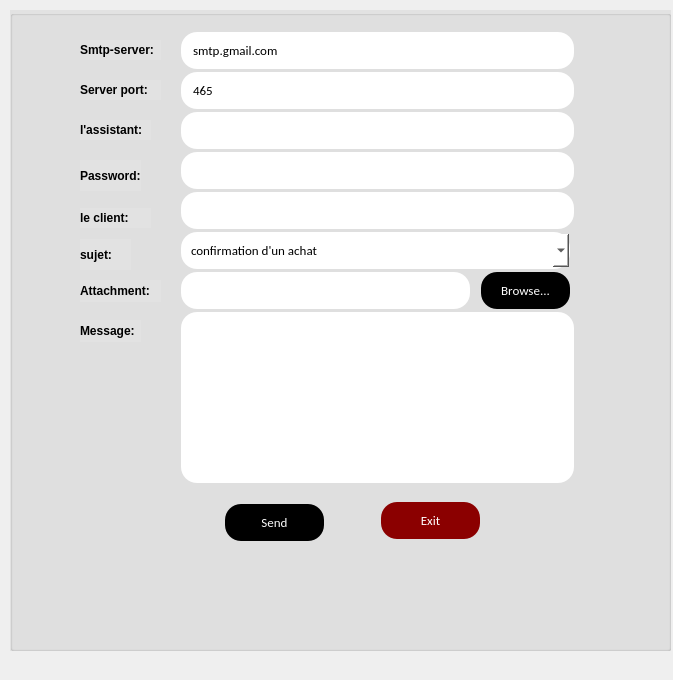
<?xml version="1.0" encoding="UTF-8"?>
<ui version="4.0">
 <class>EnvoyerMail</class>
 <widget class="QDialog" name="EnvoyerMail">
  <property name="geometry">
   <rect>
    <x>0</x>
    <y>0</y>
    <width>673</width>
    <height>680</height>
   </rect>
  </property>
  <property name="windowTitle">
   <string>Dialog</string>
  </property>
  <widget class="QGroupBox" name="groupBox">
   <property name="geometry">
    <rect>
     <x>10</x>
     <y>10</y>
     <width>661</width>
     <height>641</height>
    </rect>
   </property>
   <property name="styleSheet">
    <string notr="true">background-color:rgb(226, 226, 226);</string>
   </property>
   <property name="title">
    <string/>
   </property>
   <widget class="QLabel" name="label">
    <property name="geometry">
     <rect>
      <x>70</x>
      <y>30</y>
      <width>81</width>
      <height>20</height>
     </rect>
    </property>
    <property name="font">
     <font>
      <weight>75</weight>
      <bold>true</bold>
     </font>
    </property>
    <property name="text">
     <string>Smtp-server:</string>
    </property>
   </widget>
   <widget class="QLabel" name="label_8">
    <property name="geometry">
     <rect>
      <x>70</x>
      <y>270</y>
      <width>81</width>
      <height>22</height>
     </rect>
    </property>
    <property name="font">
     <font>
      <weight>75</weight>
      <bold>true</bold>
     </font>
    </property>
    <property name="text">
     <string>Attachment:</string>
    </property>
   </widget>
   <widget class="QLineEdit" name="server">
    <property name="geometry">
     <rect>
      <x>170</x>
      <y>20</y>
      <width>395</width>
      <height>41</height>
     </rect>
    </property>
    <property name="styleSheet">
     <string notr="true">background-color: white	;
  border: none;
  color: black;
  padding: 10px;
  text-align: center;
  text-decoration: none;
font-family:calibri;
  display: inline-block;
  font-size: 13px;
  margin: 2px 1px;
  border-radius : 16px;</string>
    </property>
    <property name="text">
     <string>smtp.gmail.com</string>
    </property>
    <property name="readOnly">
     <bool>true</bool>
    </property>
   </widget>
   <widget class="QLabel" name="label_3">
    <property name="geometry">
     <rect>
      <x>70</x>
      <y>110</y>
      <width>71</width>
      <height>20</height>
     </rect>
    </property>
    <property name="font">
     <font>
      <weight>75</weight>
      <bold>true</bold>
     </font>
    </property>
    <property name="text">
     <string>l'assistant:</string>
    </property>
   </widget>
   <widget class="QLineEdit" name="rcpt">
    <property name="geometry">
     <rect>
      <x>170</x>
      <y>180</y>
      <width>395</width>
      <height>41</height>
     </rect>
    </property>
    <property name="styleSheet">
     <string notr="true">background-color: white	;
  border: none;
  color: black;
  padding: 10px;
  text-align: center;
  text-decoration: none;
font-family:calibri;
  display: inline-block;
  font-size: 13px;
  margin: 2px 1px;
  border-radius : 16px;</string>
    </property>
   </widget>
   <widget class="QPlainTextEdit" name="msg">
    <property name="geometry">
     <rect>
      <x>170</x>
      <y>300</y>
      <width>395</width>
      <height>175</height>
     </rect>
    </property>
    <property name="styleSheet">
     <string notr="true">background-color: white	;
  border: none;
  color: black;
  padding: 10px;
  text-align: center;
  text-decoration: none;
font-family:calibri;
  display: inline-block;
  font-size: 13px;
  margin: 2px 1px;
  border-radius : 16px;</string>
    </property>
   </widget>
   <widget class="QLineEdit" name="uname">
    <property name="geometry">
     <rect>
      <x>170</x>
      <y>100</y>
      <width>395</width>
      <height>41</height>
     </rect>
    </property>
    <property name="styleSheet">
     <string notr="true">background-color: white	;
  border: none;
  color: black;
  padding: 10px;
  text-align: center;
  text-decoration: none;
font-family:calibri;
  display: inline-block;
  font-size: 13px;
  margin: 2px 1px;
  border-radius : 16px;</string>
    </property>
   </widget>
   <widget class="QLabel" name="label_5">
    <property name="geometry">
     <rect>
      <x>70</x>
      <y>198</y>
      <width>71</width>
      <height>20</height>
     </rect>
    </property>
    <property name="font">
     <font>
      <weight>75</weight>
      <bold>true</bold>
     </font>
    </property>
    <property name="text">
     <string>le client:</string>
    </property>
   </widget>
   <widget class="QPushButton" name="browseBtn">
    <property name="geometry">
     <rect>
      <x>470</x>
      <y>260</y>
      <width>91</width>
      <height>41</height>
     </rect>
    </property>
    <property name="styleSheet">
     <string notr="true">background-color: black	;
  border: none;
  color: white;
  padding: 10px;
  text-align: center;
  text-decoration: none;
font-family:calibri;
  display: inline-block;
  font-size: 13px;
  margin: 2px 1px;
  border-radius : 16px;</string>
    </property>
    <property name="text">
     <string>Browse...</string>
    </property>
   </widget>
   <widget class="QLineEdit" name="file">
    <property name="geometry">
     <rect>
      <x>170</x>
      <y>260</y>
      <width>291</width>
      <height>41</height>
     </rect>
    </property>
    <property name="styleSheet">
     <string notr="true">background-color: white	;
  border: none;
  color: black;
  padding: 10px;
  text-align: center;
  text-decoration: none;
font-family:calibri;
  display: inline-block;
  font-size: 13px;
  margin: 2px 1px;
  border-radius : 16px;</string>
    </property>
    <property name="readOnly">
     <bool>true</bool>
    </property>
   </widget>
   <widget class="QPushButton" name="sendBtn">
    <property name="geometry">
     <rect>
      <x>214</x>
      <y>492</y>
      <width>101</width>
      <height>41</height>
     </rect>
    </property>
    <property name="styleSheet">
     <string notr="true">background-color: black	;
  border: none;
  color: white;
  padding: 10px;
  text-align: center;
  text-decoration: none;
font-family:calibri;
  display: inline-block;
  font-size: 13px;
  margin: 2px 1px;
  border-radius : 16px;</string>
    </property>
    <property name="text">
     <string>Send</string>
    </property>
   </widget>
   <widget class="QPushButton" name="exitBtn">
    <property name="geometry">
     <rect>
      <x>370</x>
      <y>490</y>
      <width>101</width>
      <height>41</height>
     </rect>
    </property>
    <property name="styleSheet">
     <string notr="true">background-color: #8B0000	;
  border: none;
  color: white;
  padding: 10px;
  text-align: center;
  text-decoration: none;
font-family:calibri;
  display: inline-block;
  font-size: 13px;
  margin: 2px 1px;
  border-radius : 16px;</string>
    </property>
    <property name="text">
     <string>Exit</string>
    </property>
   </widget>
   <widget class="QLineEdit" name="paswd">
    <property name="geometry">
     <rect>
      <x>170</x>
      <y>140</y>
      <width>395</width>
      <height>41</height>
     </rect>
    </property>
    <property name="styleSheet">
     <string notr="true">background-color: white	;
  border: none;
  color: black;
  padding: 10px;
  text-align: center;
  text-decoration: none;
font-family:calibri;
  display: inline-block;
  font-size: 13px;
  margin: 2px 1px;
  border-radius : 16px;</string>
    </property>
    <property name="inputMask">
     <string/>
    </property>
    <property name="echoMode">
     <enum>QLineEdit::Password</enum>
    </property>
   </widget>
   <widget class="QLabel" name="label_6">
    <property name="geometry">
     <rect>
      <x>70</x>
      <y>229</y>
      <width>51</width>
      <height>31</height>
     </rect>
    </property>
    <property name="font">
     <font>
      <weight>75</weight>
      <bold>true</bold>
     </font>
    </property>
    <property name="text">
     <string>sujet:</string>
    </property>
   </widget>
   <widget class="QLabel" name="label_7">
    <property name="geometry">
     <rect>
      <x>70</x>
      <y>310</y>
      <width>61</width>
      <height>22</height>
     </rect>
    </property>
    <property name="font">
     <font>
      <weight>75</weight>
      <bold>true</bold>
     </font>
    </property>
    <property name="text">
     <string>Message:</string>
    </property>
   </widget>
   <widget class="QLineEdit" name="port">
    <property name="geometry">
     <rect>
      <x>170</x>
      <y>60</y>
      <width>395</width>
      <height>41</height>
     </rect>
    </property>
    <property name="styleSheet">
     <string notr="true">background-color: white	;
  border: none;
  color: black;
  padding: 10px;
  text-align: center;
  text-decoration: none;
font-family:calibri;
  display: inline-block;
  font-size: 13px;
  margin: 2px 1px;
  border-radius : 16px;</string>
    </property>
    <property name="text">
     <string>465</string>
    </property>
    <property name="readOnly">
     <bool>true</bool>
    </property>
   </widget>
   <widget class="QLabel" name="label_4">
    <property name="geometry">
     <rect>
      <x>70</x>
      <y>150</y>
      <width>61</width>
      <height>31</height>
     </rect>
    </property>
    <property name="font">
     <font>
      <weight>75</weight>
      <bold>true</bold>
     </font>
    </property>
    <property name="text">
     <string>Password:</string>
    </property>
   </widget>
   <widget class="QLabel" name="label_2">
    <property name="geometry">
     <rect>
      <x>70</x>
      <y>70</y>
      <width>81</width>
      <height>20</height>
     </rect>
    </property>
    <property name="font">
     <font>
      <weight>75</weight>
      <bold>true</bold>
     </font>
    </property>
    <property name="text">
     <string>Server port:</string>
    </property>
   </widget>
   <widget class="QComboBox" name="subject">
    <property name="geometry">
     <rect>
      <x>170</x>
      <y>220</y>
      <width>391</width>
      <height>41</height>
     </rect>
    </property>
    <property name="styleSheet">
     <string notr="true">background-color: white	;
  border: none;
  color: black;
  padding: 10px;
  text-align: center;
  text-decoration: none;
font-family:calibri;
  display: inline-block;
  font-size: 13px;
  margin: 2px 1px;
  border-radius : 16px;</string>
    </property>
    <item>
     <property name="text">
      <string>confirmation d'un achat</string>
     </property>
    </item>
    <item>
     <property name="text">
      <string>réponse à la réclamation</string>
     </property>
    </item>
    <item>
     <property name="text">
      <string>vérification des coordonnées </string>
     </property>
    </item>
    <item>
     <property name="text">
      <string>mise à jours des cordonnées du client</string>
     </property>
    </item>
    <item>
     <property name="text">
      <string>Etat du dossier du congé</string>
     </property>
    </item>
    <item>
     <property name="text">
      <string/>
     </property>
    </item>
   </widget>
  </widget>
 </widget>
 <resources/>
 <connections/>
</ui>
